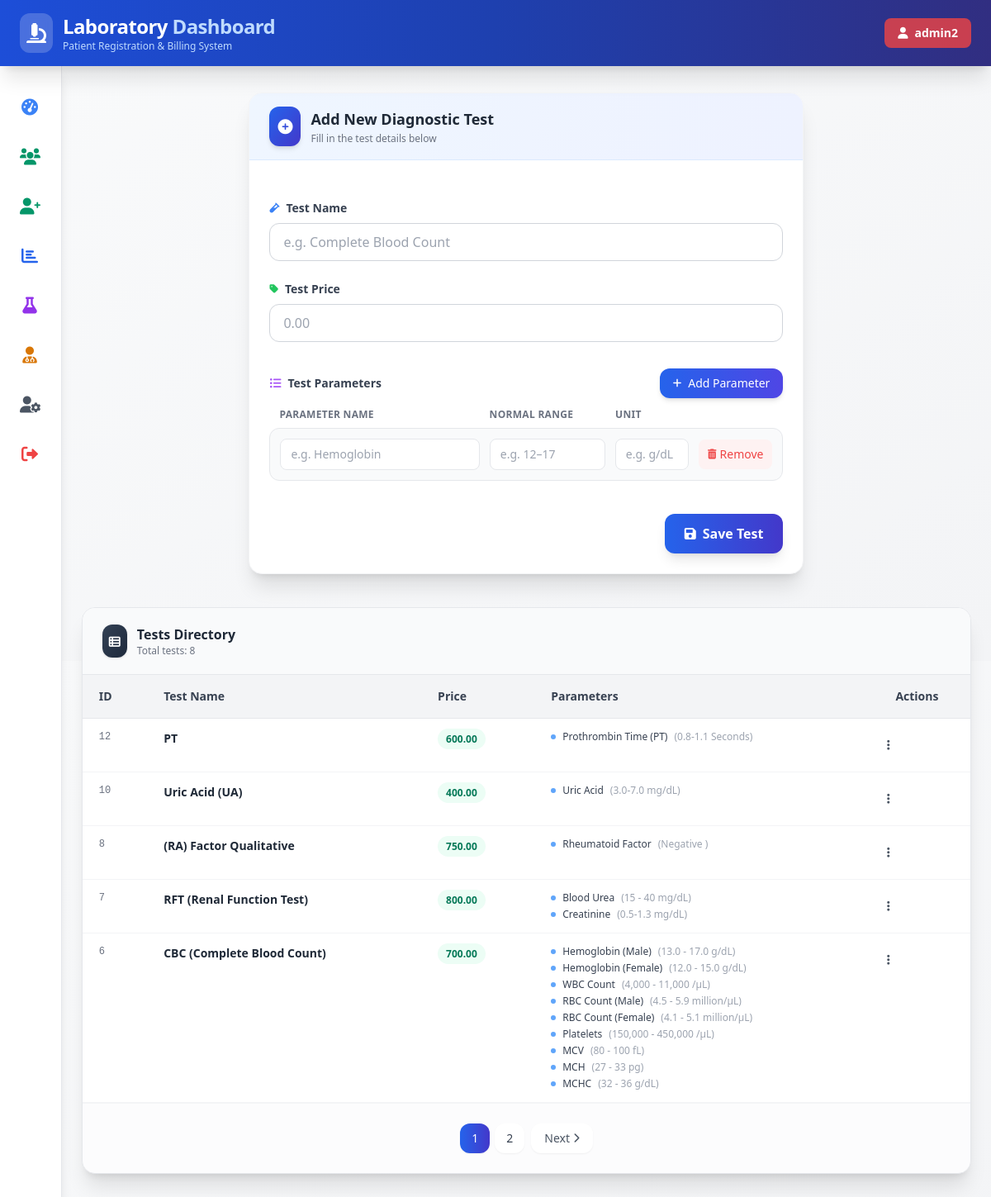
Screenshot of /pages/manage_tests.php (signed in) with the database file from the repository.
### tables this page shows
CREATE TABLE `tests` (
  `id` int(11) NOT NULL,
  `test_name` varchar(100) NOT NULL,
  `test_price` decimal(10,2) NOT NULL
);

CREATE TABLE `parameters` (
  `id` int(11) NOT NULL,
  `test_id` int(11) DEFAULT NULL,
  `parameter_name` varchar(100) DEFAULT NULL,
  `normal_range` varchar(100) DEFAULT NULL,
  `unit` varchar(50) DEFAULT NULL
);

### pages/manage_tests.php (the view, shortened to what this page needs)
<?php
include '../config.php';
$test_name = "";
$test_price = "";
$edit_id = "";
$limit = 5;
$page = isset($_GET['page']) ? (int)$_GET['page'] : 1;
$start = ($page - 1) * $limit;
$total_result = mysqli_query($conn, "SELECT COUNT(*) as total FROM tests");
$total_row = mysqli_fetch_assoc($total_result);
$total_records = $total_row['total'];
$total_pages = ceil($total_records / $limit);
$tests = mysqli_query($conn, "
    SELECT * FROM tests
    ORDER BY id DESC
    LIMIT $start, $limit
");
$test_ids = [];
$tests_data = [];
while ($row = mysqli_fetch_assoc($tests)) {
    $tests_data[] = $row;
    $test_ids[] = $row['id'];
}
$all_parameters = [];
if (!empty($test_ids)) {
    $ids_str = implode(',', $test_ids);
    $param_result = mysqli_query($conn, "
        SELECT * FROM parameters
        WHERE test_id IN ($ids_str)
        ORDER BY id ASC
    ");
    while ($p = mysqli_fetch_assoc($param_result)) {
        $all_parameters[$p['test_id']][] = $p;
    }
}
include 'header.php';
include 'sidebar.php';
?>
<body class="bg-gradient-to-br from-slate-50 to-gray-100 font-sans antialiased">
    <div class="w-full overflow-y-auto mx-auto px-4 md:px-6 py-8">
        <div class="flex justify-center mb-10">
            <div class="w-full max-w-2xl">
                <div class="bg-white rounded-2xl shadow-xl border border-gray-100 overflow-hidden transition-smooth">
                    <div class="bg-gradient-to-r from-blue-50 to-indigo-50 px-6 py-4 border-b border-blue-100">
                        <div class="flex items-center gap-3">
                            <div class="bg-gradient-to-br from-blue-600 to-indigo-700 p-2.5 rounded-xl text-white shadow-md">
                                <i class="fas fa-plus-circle text-lg"></i>
                            </div>
                            <div>
                                <h2 class="text-lg font-bold text-gray-800">
                                    <?php echo ($edit_id == "") ? "Add New Diagnostic Test" : "Edit Test Information"; ?>
                                </h2>
                                <p class="text-xs text-gray-500 mt-0.5">Fill in the test details below</p>
                            </div>
                        </div>
                    </div>
                    <div class="p-6">
                        <form method="POST" class="space-y-6">
                            <div>
                                <label class="block text-sm font-semibold text-gray-700 mb-2 flex items-center gap-2">
                                    <i class="fas fa-vial text-blue-500 text-xs"></i> Test Name
                                </label>
                                <input type="text" name="test_name"
                                    value="<?php echo htmlspecialchars($test_name); ?>"
                                    class="w-full border border-gray-300 rounded-xl px-4 py-2.5 focus:ring-2 focus:ring-blue-500 focus:border-transparent outline-none transition-all"
                                    placeholder="e.g. Complete Blood Count" required>
                            </div>
                            <div>
                                <label class="block text-sm font-semibold text-gray-700 mb-2 flex items-center gap-2">
                                    <i class="fas fa-tag text-green-500 text-xs"></i> Test Price
                                </label>
                                <input type="number" name="test_price"
                                    value="<?php echo htmlspecialchars($test_price); ?>"
                                    class="w-full border border-gray-300 rounded-xl px-4 py-2.5 focus:ring-2 focus:ring-blue-500 focus:border-transparent outline-none transition-all"
                                    placeholder="0.00" required>
                            </div>
                            <div class="pt-2">
                                <div class="flex justify-between items-center mb-3">
                                    <div class="flex items-center gap-2">
                                        <i class="fas fa-list-ul text-purple-500 text-sm"></i>
                                        <label class="block text-sm font-semibold text-gray-700">Test Parameters</label>
                                    </div>
                                    <button type="button" onclick="addParameter()"
                                        class="bg-gradient-to-r from-blue-600 to-indigo-600 hover:from-blue-700 hover:to-indigo-700 text-white px-4 py-2 rounded-xl text-sm shadow-md transition-all flex items-center gap-2">
                                        <i class="fas fa-plus text-xs"></i> Add Parameter
                                    </button>
                                </div>
                                <div class="grid grid-cols-12 gap-3 px-3 pb-1 mb-1">
                                    <div class="col-span-5 text-xs font-semibold text-gray-500 uppercase tracking-wide">Parameter Name</div>
                                    <div class="col-span-3 text-xs font-semibold text-gray-500 uppercase tracking-wide">Normal Range</div>
                                    <div class="col-span-2 text-xs font-semibold text-gray-500 uppercase tracking-wide">Unit</div>
                                    <div class="col-span-2"></div>
                                </div>
                                <div id="parameter-section" class="space-y-3">
                                </div>
                            </div>
                            <div class="pt-4 flex justify-end">
                                <button type="submit" name="save_test"
                                    class="bg-gradient-to-r from-blue-600 to-indigo-700 hover:from-blue-700 hover:to-indigo-800 text-white font-semibold py-3 px-6 rounded-xl shadow-lg transition-all transform hover:scale-[1.02] flex items-center justify-center gap-2">
                                    <i class="fas <?php echo ($edit_id == "") ? 'fa-save' : 'fa-pen'; ?>"></i>
                                    <?php echo ($edit_id == "") ? "Save Test" : "Update Test"; ?>
                                </button>
                            </div>
                        </form>
                    </div>
                </div>
            </div>
        </div>
        <div class="bg-white rounded-2xl shadow-xl border border-gray-200 overflow-hidden">
            <div class="bg-gray-50 px-6 py-5 border-b border-gray-200 flex justify-between items-center flex-wrap gap-3">
                <div class="flex items-center gap-3">
                    <div class="bg-gradient-to-br from-slate-700 to-slate-800 p-2 rounded-xl text-white shadow">
                        <i class="fas fa-table-list text-sm"></i>
                    </div>
                    <div>
                        <h3 class="text-base font-bold text-gray-800">Tests Directory</h3>
                        <p class="text-xs text-gray-500">Total tests: <?php echo $total_records; ?></p>
                    </div>
                </div>
            </div>
            <div class="overflow-x-auto">
                <table class="w-full text-sm">
                    <thead>
                        <tr class="bg-gray-100 text-gray-700 border-b border-gray-200">
                            <th class="px-5 py-4 text-left font-semibold">ID</th>
                            <th class="px-5 py-4 text-left font-semibold">Test Name</th>
                            <th class="px-5 py-4 text-left font-semibold">Price</th>
                            <th class="px-5 py-4 text-left font-semibold">Parameters</th>
                            <th class="px-5 py-4 text-center font-semibold">Actions</th>
                        </tr>
                    </thead>
                    <tbody>
                        <?php if (!empty($tests_data)): ?>
                            <?php foreach ($tests_data as $row): ?>
                                <tr class="border-b border-gray-100 hover:bg-blue-50/30 transition-colors align-top">
                                    <td class="px-5 py-3.5 text-gray-500 font-mono text-xs">
                                        <?php echo $row['id']; ?>
                                    </td>
                                    <td class="px-5 py-3.5 font-semibold text-gray-800">
                                        <?php echo htmlspecialchars($row['test_name']); ?>
                                    </td>
                                    <td class="px-5 py-3.5">
                                        <span class="bg-emerald-50 text-emerald-700 px-2.5 py-1 rounded-full text-xs font-bold">
                                            <?php echo number_format($row['test_price'], 2); ?>
                                        </span>
                                    </td>
                                    <td class="px-5 py-3.5">
                                        <?php if (!empty($all_parameters[$row['id']])): ?>
                                            <ul class="space-y-1">
                                                <?php foreach ($all_parameters[$row['id']] as $p): ?>
                                                    <li class="flex items-center gap-2 text-xs text-gray-700">
                                                        <span class="w-1.5 h-1.5 rounded-full bg-blue-400 flex-shrink-0"></span>
                                                        <span class="font-medium"><?php echo htmlspecialchars($p['parameter_name']); ?></span>
                                                        <?php if (!empty($p['normal_range'])): ?>
                                                            <span class="text-gray-400">(<?php echo htmlspecialchars($p['normal_range']); ?>
                                                                <?php echo htmlspecialchars($p['unit']); ?>)</span>
                                                        <?php endif; ?>
                                                    </li>
                                                <?php endforeach; ?>
                                            </ul>
                                        <?php else: ?>
                                            <span class="text-xs text-gray-400 italic">No parameters</span>
                                        <?php endif; ?>
                                    </td>
                                    <td class="px-5 py-3.5">
                                        <div class="relative inline-block text-left">
                                            <button type="button"
                                                onclick="toggleMenu(<?php echo $row['id']; ?>)"
                                                class="p-2 rounded-lg hover:bg-gray-100 transition">
                                                <i class="fas fa-ellipsis-v text-gray-600"></i>
                                            </button>
                                        </div>
                                    </td>
                                </tr>
                            <?php endforeach; ?>
                        <?php endif; ?>
                    </tbody>
                </table>
            </div>
            <?php if ($total_pages > 1): ?>
                <div class="flex justify-center items-center gap-2 py-6 border-t border-gray-100 bg-gray-50/50 flex-wrap">
                    <div class="flex gap-1.5">
                        <?php for ($i = 1; $i <= $total_pages; $i++): ?>
                            <a href="?page=<?php echo $i; ?>"
                                class="w-9 h-9 flex items-center justify-center rounded-xl transition-all text-sm font-medium shadow-sm
                            <?php echo ($page == $i) ? 'bg-gradient-to-r from-blue-600 to-indigo-700 text-white shadow-md' : 'bg-white hover:bg-gray-100 text-gray-700'; ?>">
                                <?php echo $i; ?>
                            </a>
                        <?php endfor; ?>
                    </div>
                    <?php if ($page < $total_pages): ?>
                        <a href="?page=<?php echo $page + 1; ?>"
                            class="px-4 py-2 bg-white hover:bg-gray-100 rounded-xl shadow-sm transition-all flex items-center gap-1 text-sm font-medium text-gray-600">
                            Next <i class="fas fa-chevron-right text-xs"></i>
                        </a>
                    <?php endif; ?>
                </div>
            <?php endif; ?>
        </div>
    </div>
</div>
<?php include 'footer.php'; ?>

### pages/header.php (shortened to what this page needs)
<!DOCTYPE html>
<html lang="en">
<head>
    <script src="https://cdn.tailwindcss.com"></script>
    <link rel="stylesheet" href="https://cdnjs.cloudflare.com/ajax/libs/font-awesome/6.0.0-beta3/css/all.min.css">
</head>
<body class="bg-gradient-to-br from-gray-50 to-gray-100 font-sans antialiased">
    <div class="bg-gradient-to-r from-blue-700 via-blue-800 to-indigo-900 text-white shadow-xl sticky top-0 z-20">
        <div class="max-w-full mx-auto px-6 py-4 flex justify-between items-center">
            <div class="flex items-center gap-3">
                <div class="bg-white/20 p-2 rounded-xl backdrop-blur-sm">
                    <i class="fas fa-microscope text-2xl"></i>
                </div>
                <div>
                    <h1 class="text-2xl font-bold tracking-tight">
                        Laboratory <span class="text-blue-200">Dashboard</span>
                    </h1>
                    <p class="text-xs text-blue-200">Patient Registration & Billing System</p>
                </div>
            </div>
            <a href="dashboard.php"
                class="bg-red-500/80 hover:bg-red-600 text-white px-4 py-2 rounded-lg text-sm font-semibold flex items-center gap-2">
                <i class="fas fa-user"></i>
                <?php echo isset($_SESSION['admin']) ? htmlspecialchars($_SESSION['admin']) : 'Guest'; ?>
            </a>
        </div>
    </div>
    <div class="flex min-h-[calc(100vh-80px)]">

### pages/sidebar.php (shortened to what this page needs)
<aside class="group bg-white border-r border-gray-200 text-gray-700 flex flex-col w-20 hover:w-64 transition-all duration-300 ease-in-out shadow-lg overflow-y-auto">
    <nav class="flex flex-col flex-1 py-6 space-y-2">
        <a href="dashboard.php"
            class="flex items-center gap-4 px-4 py-3 mx-2 rounded-xl hover:bg-blue-50 hover:text-blue-700">
            <i class="fas fa-tachometer-alt text-xl w-6 text-center text-blue-500"></i>
        </a>
        <a href="patients.php"
            class="flex items-center gap-4 px-4 py-3 mx-2 rounded-xl hover:bg-blue-50 hover:text-blue-700">
            <i class="fas fa-users text-xl w-6 text-center text-emerald-600"></i>
        </a>
        <a href="add_patient.php"
            class="flex items-center gap-4 px-4 py-3 mx-2 rounded-xl hover:bg-blue-50 hover:text-blue-700">
            <i class="fas fa-user-plus text-xl w-6 text-center text-emerald-600"></i>
        </a>
        <a href="reports.php"
            class="flex items-center gap-4 px-4 py-3 mx-2 rounded-xl hover:bg-blue-50 hover:text-blue-700">
            <i class="fas fa-chart-bar text-xl w-6 text-center text-blue-600"></i>
        </a>
        <a href="manage_tests.php"
            class="flex items-center gap-4 px-4 py-3 mx-2 rounded-xl hover:bg-blue-50 hover:text-blue-700">
            <i class="fas fa-flask text-xl w-6 text-center text-purple-600"></i>
        </a>
        <a href="manage_doctors.php"
            class="flex items-center gap-4 px-4 py-3 mx-2 rounded-xl hover:bg-blue-50 hover:text-blue-700">
            <i class="fas fa-user-md text-xl w-6 text-center text-amber-600"></i>
        </a>
        <a href="all_users.php"
            class="flex items-center gap-4 px-4 py-3 mx-2 rounded-xl hover:bg-blue-50 hover:text-blue-700">
            <i class="fas fa-user-cog text-xl w-6 text-center text-gray-600"></i>
        </a>
        <a href="../logout.php"
            class="flex items-center gap-4 px-4 py-3 mx-2 rounded-xl hover:bg-red-50 hover:text-red-600 mt-auto">
            <i class="fas fa-sign-out-alt text-xl w-6 text-center text-red-500"></i>
        </a>
    </nav>
</aside>

### pages/footer.php (shortened to what this page needs)
</body>
</html>

### rows the page displays
tests: id "12", test_name "PT", test_price "600.00"
parameters: parameter_name "Prothrombin Time (PT)", normal_range "0.8-1.1", unit "Seconds"
tests: id "10", test_name "Uric Acid (UA)", test_price "400.00"
parameters: parameter_name "Uric Acid", normal_range "3.0-7.0", unit "mg/dL"
tests: id "8", test_name "(RA) Factor Qualitative", test_price "750.00"
parameters: parameter_name "Rheumatoid Factor", normal_range "Negative"
tests: id "7", test_name "RFT (Renal Function Test)", test_price "800.00"
parameters: parameter_name "Blood Urea", normal_range "15 - 40", unit "mg/dL"
parameters: parameter_name "Creatinine", normal_range "0.5-1.3", unit "mg/dL"
tests: id "6", test_name "CBC (Complete Blood Count)", test_price "700.00"
parameters: parameter_name "Hemoglobin (Male)", normal_range "13.0 - 17.0", unit "g/dL"
parameters: parameter_name "Hemoglobin (Female)", normal_range "12.0 - 15.0", unit "g/dL"
parameters: parameter_name "WBC Count", normal_range "4,000 - 11,000", unit "/µL"
parameters: parameter_name "RBC Count (Male)", normal_range "4.5 - 5.9", unit "million/µL"
parameters: parameter_name "RBC Count (Female)", normal_range "4.1 - 5.1", unit "million/µL"
parameters: parameter_name "Platelets", normal_range "150,000 - 450,000", unit "/µL"
parameters: parameter_name "MCV", normal_range "80 - 100", unit "fL"
parameters: parameter_name "MCH", normal_range "27 - 33", unit "pg"
parameters: parameter_name "MCHC", normal_range "32 - 36", unit "g/dL"

### other values shown
$_SESSION['admin'] "admin2"
$total_records "8"
